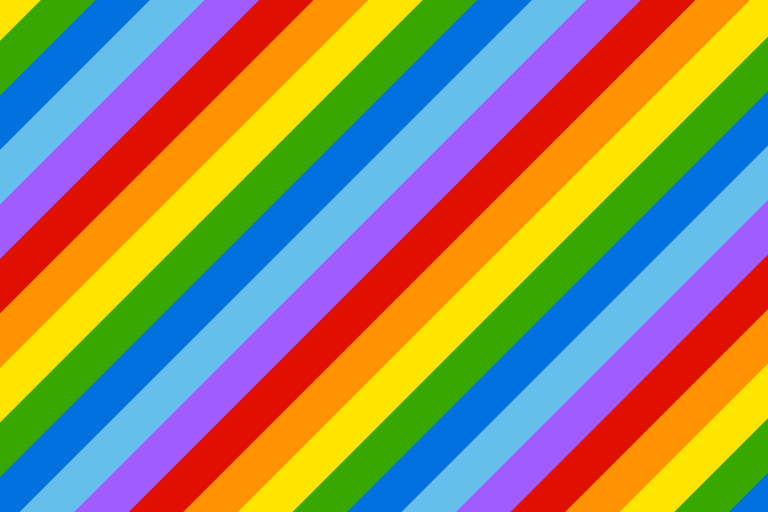
#> input picture image8.png, 768 x 512 px
$ python main.py
#> lines starting #> are read from the running program, lines starting #| are printed output that depends on the picture
import cv2
import numpy as np
import matplotlib.pyplot as plt
from scipy.fft import dct


def dct_zigzag(bloc):
    M = dct(dct(bloc, axis=0, norm="ortho"), axis=1, norm="ortho")

    zigzag = []
    for i in range(8):
        for j in range(i + 1):
            zigzag.append(M[i][j])
        for j in range(i + 1, 8):
            zigzag.append(M[j][i])

    return zigzag


img = cv2.imread("image8.png")
#> img is the input picture: shape (512, 768, 3); mean B, G, R 102.2, 136.2, 149.9
img_YCC = cv2.cvtColor(img, cv2.COLOR_BGR2YCR_CB)
#> img_YCC: shape (512, 768, 3); mean of channels 0, 1, 2 136.6, 137.5, 108.6

uniform_bloc = img_YCC[0:8, 0:8, :]
color_change_bloc = img_YCC[0:8, 524:532]

uniform_Y = uniform_bloc[:, :, 0]
uniform_Cb = uniform_bloc[:, :, 1]
uniform_Cr = uniform_bloc[:, :, 2]

color_change_Y = color_change_bloc[:, :, 0]
color_change_Cb = color_change_bloc[:, :, 1]
color_change_Cr = color_change_bloc[:, :, 2]

dct_uniform_y = dct_zigzag(uniform_Y)
#> after the loop in dct_zigzag, `for i in range(8):`: zigzag = 64 values, max 1688 at index 0, min 0 at index 1, mean 26.38
#> dct_uniform_y has the same summary as zigzag in dct_zigzag
dct_uniform_Cb = dct_zigzag(uniform_Cb)
#> dct_uniform_Cb = 64 values, max 1272 at index 0, min 0 at index 1, mean 19.88
dct_uniform_Cr = dct_zigzag(uniform_Cr)
#> dct_uniform_Cr = 64 values, max 72 at index 0, min 0 at index 1, mean 1.13

dct_color_change_y = dct_zigzag(color_change_Y)
#> dct_color_change_y = 64 values, max 1057 at index 0, min -175.5 at index 1, mean 12.05
dct_color_change_Cb = dct_zigzag(color_change_Cb)
#> dct_color_change_Cb = 64 values, max 572.6 at index 0, min -41.08 at index 1, mean 7.88
dct_color_change_Cr = dct_zigzag(color_change_Cr)
#> dct_color_change_Cr = 64 values, max 1465.3 at index 0, min -37.51 at index 10, mean 24.98

matriu_quantitzacio_luminancia = np.array(
    [
        [16, 11, 10, 16, 24, 40, 51, 61],
        [12, 12, 14, 19, 26, 58, 60, 55],
        [14, 13, 16, 24, 40, 57, 69, 56],
        [14, 17, 22, 29, 51, 87, 80, 62],
        [18, 22, 37, 56, 68, 109, 103, 77],
        [24, 35, 55, 64, 81, 104, 113, 92],
        [49, 64, 78, 87, 103, 121, 120, 101],
        [72, 92, 95, 98, 112, 100, 103, 99],
    ]
)

matriu_quantitzacio_chrominancia = np.array(
    [
        [17, 18, 24, 47, 99, 99, 99, 99],
        [18, 21, 26, 66, 99, 99, 99, 99],
        [24, 26, 56, 99, 99, 99, 99, 99],
        [47, 66, 99, 99, 99, 99, 99, 99],
        [99, 99, 99, 99, 99, 99, 99, 99],
        [99, 99, 99, 99, 99, 99, 99, 99],
        [99, 99, 99, 99, 99, 99, 99, 99],
        [99, 99, 99, 99, 99, 99, 99, 99],
    ]
)

q_luminancia_uniform = np.round(
    dct_uniform_y / matriu_quantitzacio_luminancia.flatten()
)
#> q_luminancia_uniform = 64 values, max 106 at index 0, min 0 at index 1, mean 1.66

q_luminancia_color_change = np.round(
    dct_color_change_y / matriu_quantitzacio_luminancia.flatten()
)
#> q_luminancia_color_change = 64 values, max 66 at index 0, min -16 at index 1, mean 0.703

print("Bloque uniforme:")
print(q_luminancia_uniform)
#| [106.   0.   0.   0.   0.   0.   0.   0.   0.   0.   0.   0.   0.   0.
#|    0.   0.   0.   0.   0.   0.   0.   0.   0.   0.   0.   0.   0.   0.
#|    0.   0.   0.   0.   0.   0.   0.   0.   0.   0.   0.   0.   0.   0.
#|    0.   0.   0.   0.   0.   0.   0.   0.   0.   0.   0.   0.   0.   0.
#|    0.   0.   0.   0.   0.   0.   0.   0.]
print()
print("Bloque cambio de color:")
print(q_luminancia_color_change)
#| [ 66. -16.  -0.  -1.  -0.  -0.  -0.  -0. -15.  -1.   6.   0.   1.   0.
#|    0.   0.  -0.   6.   1.  -2.  -0.  -0.  -0.  -0.  -1.   0.  -2.  -0.
#|    1.   0.   0.   0.  -0.   1.  -0.   1.   0.  -0.  -0.  -0.  -0.   0.
#|   -0.   0.  -0.  -0.   0.   0.  -0.   0.  -0.   0.  -0.   0.   0.  -0.
#|   -0.   0.  -0.   0.  -0.   0.  -0.  -0.]

fig, axes = plt.subplots(1, 3, figsize=(12, 4))
axes[0].imshow(color_change_Y, cmap="gray")
axes[0].set_title("Y Channel")
axes[1].imshow(color_change_Cb, cmap="gray")
axes[1].set_title("Cb Channel")
axes[2].imshow(color_change_Cr, cmap="gray")
axes[2].set_title("Cr Channel")
fig.suptitle("Color Channels Color Change Image", fontsize=12)
plt.tight_layout()
plt.show()
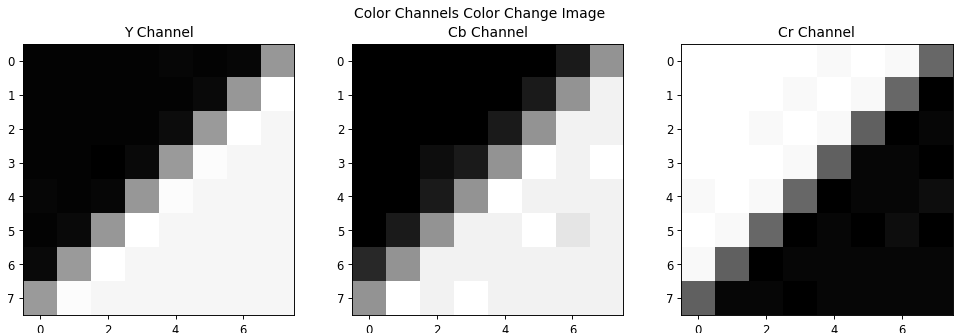
#> figure drawn by matplotlib, 3 panels

fig, axes = plt.subplots(1, 3, figsize=(12, 4))
axes[0].imshow(uniform_Y, cmap="gray")
axes[0].set_title("Y Channel")
axes[1].imshow(uniform_Cb, cmap="gray")
axes[1].set_title("Cb Channel")
axes[2].imshow(uniform_Cr, cmap="gray")
axes[2].set_title("Cr Channel")
fig.suptitle("Color Channels Uniform Image", fontsize=12)
plt.tight_layout()
plt.show()
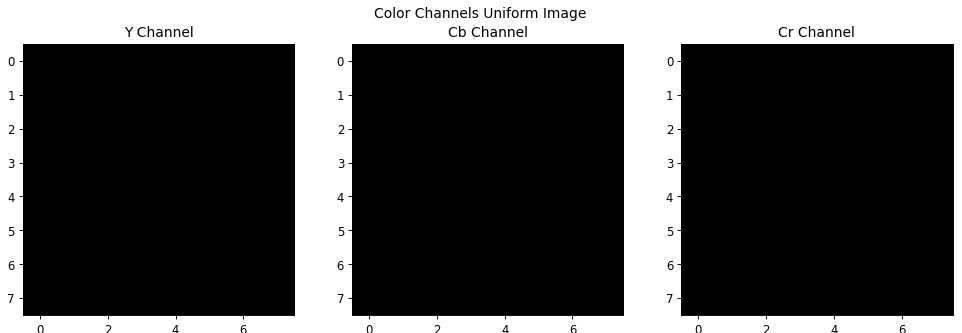
#> figure drawn by matplotlib, 3 panels
